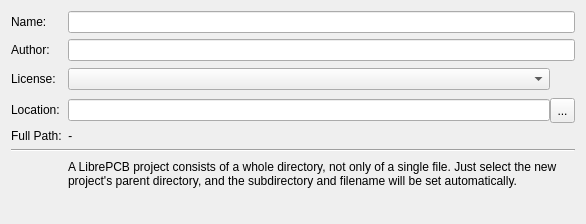
<?xml version="1.0" encoding="UTF-8"?>
<ui version="4.0">
 <class>librepcb::project::editor::NewProjectWizardPage_Metadata</class>
 <widget class="QWizardPage" name="librepcb::project::editor::NewProjectWizardPage_Metadata">
  <property name="geometry">
   <rect>
    <x>0</x>
    <y>0</y>
    <width>586</width>
    <height>224</height>
   </rect>
  </property>
  <property name="minimumSize">
   <size>
    <width>500</width>
    <height>0</height>
   </size>
  </property>
  <property name="title">
   <string>Project Metadata</string>
  </property>
  <property name="subTitle">
   <string>Specify some metadata of the project to be created.</string>
  </property>
  <layout class="QFormLayout" name="formLayout">
   <item row="0" column="0">
    <widget class="QLabel" name="label">
     <property name="text">
      <string>Name:</string>
     </property>
    </widget>
   </item>
   <item row="0" column="1">
    <widget class="QLineEdit" name="edtName">
     <property name="maxLength">
      <number>250</number>
     </property>
     <property name="clearButtonEnabled">
      <bool>true</bool>
     </property>
    </widget>
   </item>
   <item row="1" column="0">
    <widget class="QLabel" name="label_2">
     <property name="text">
      <string>Author:</string>
     </property>
    </widget>
   </item>
   <item row="1" column="1">
    <widget class="QLineEdit" name="edtAuthor">
     <property name="maxLength">
      <number>250</number>
     </property>
     <property name="clearButtonEnabled">
      <bool>true</bool>
     </property>
    </widget>
   </item>
   <item row="2" column="0">
    <widget class="QLabel" name="label_6">
     <property name="text">
      <string>License:</string>
     </property>
    </widget>
   </item>
   <item row="3" column="0">
    <widget class="QLabel" name="label_3">
     <property name="text">
      <string>Location:</string>
     </property>
    </widget>
   </item>
   <item row="3" column="1">
    <layout class="QHBoxLayout" name="horizontalLayout">
     <property name="spacing">
      <number>0</number>
     </property>
     <item>
      <widget class="QLineEdit" name="edtLocation"/>
     </item>
     <item>
      <widget class="QToolButton" name="btnLocation">
       <property name="minimumSize">
        <size>
         <width>25</width>
         <height>25</height>
        </size>
       </property>
       <property name="maximumSize">
        <size>
         <width>25</width>
         <height>25</height>
        </size>
       </property>
       <property name="text">
        <string>...</string>
       </property>
      </widget>
     </item>
    </layout>
   </item>
   <item row="4" column="0">
    <widget class="QLabel" name="label_7">
     <property name="text">
      <string>Full Path:</string>
     </property>
    </widget>
   </item>
   <item row="4" column="1">
    <widget class="QLabel" name="lblFullFilePath">
     <property name="font">
      <font>
       <italic>true</italic>
      </font>
     </property>
     <property name="text">
      <string>-</string>
     </property>
     <property name="wordWrap">
      <bool>true</bool>
     </property>
     <property name="textInteractionFlags">
      <set>Qt::LinksAccessibleByMouse|Qt::TextSelectableByMouse</set>
     </property>
    </widget>
   </item>
   <item row="6" column="0" colspan="2">
    <widget class="Line" name="line">
     <property name="orientation">
      <enum>Qt::Horizontal</enum>
     </property>
    </widget>
   </item>
   <item row="7" column="0">
    <widget class="QLabel" name="label_5">
     <property name="minimumSize">
      <size>
       <width>32</width>
       <height>32</height>
      </size>
     </property>
     <property name="maximumSize">
      <size>
       <width>32</width>
       <height>32</height>
      </size>
     </property>
     <property name="pixmap">
      <pixmap resource="../../../../img/images.qrc">:/img/status/info.png</pixmap>
     </property>
     <property name="scaledContents">
      <bool>true</bool>
     </property>
     <property name="alignment">
      <set>Qt::AlignRight|Qt::AlignTrailing|Qt::AlignVCenter</set>
     </property>
    </widget>
   </item>
   <item row="7" column="1">
    <widget class="QLabel" name="label_9">
     <property name="text">
      <string>A LibrePCB project consists of a whole directory, not only of a single file. Just select the new project's parent directory, and the subdirectory and filename will be set automatically.</string>
     </property>
     <property name="wordWrap">
      <bool>true</bool>
     </property>
    </widget>
   </item>
   <item row="2" column="1">
    <layout class="QHBoxLayout" name="horizontalLayout_2">
     <property name="spacing">
      <number>0</number>
     </property>
     <item>
      <widget class="QComboBox" name="cbxLicense">
       <property name="sizeAdjustPolicy">
        <enum>QComboBox::AdjustToContents</enum>
       </property>
      </widget>
     </item>
     <item>
      <widget class="QLabel" name="label_4">
       <property name="minimumSize">
        <size>
         <width>25</width>
         <height>25</height>
        </size>
       </property>
       <property name="maximumSize">
        <size>
         <width>25</width>
         <height>25</height>
        </size>
       </property>
       <property name="toolTip">
        <string>https://en.wikipedia.org/wiki/Creative_Commons_license</string>
       </property>
       <property name="text">
        <string>&lt;a href=&quot;https://en.wikipedia.org/wiki/Creative_Commons_license&quot;&gt;&lt;img src=&quot;:/img/status/info.png&quot; width=&quot;25&quot; height=&quot;25&quot;/&gt;&lt;/a&gt;</string>
       </property>
       <property name="scaledContents">
        <bool>true</bool>
       </property>
       <property name="openExternalLinks">
        <bool>true</bool>
       </property>
      </widget>
     </item>
    </layout>
   </item>
  </layout>
 </widget>
 <resources>
  <include location="../../../../img/images.qrc"/>
 </resources>
 <connections/>
</ui>
